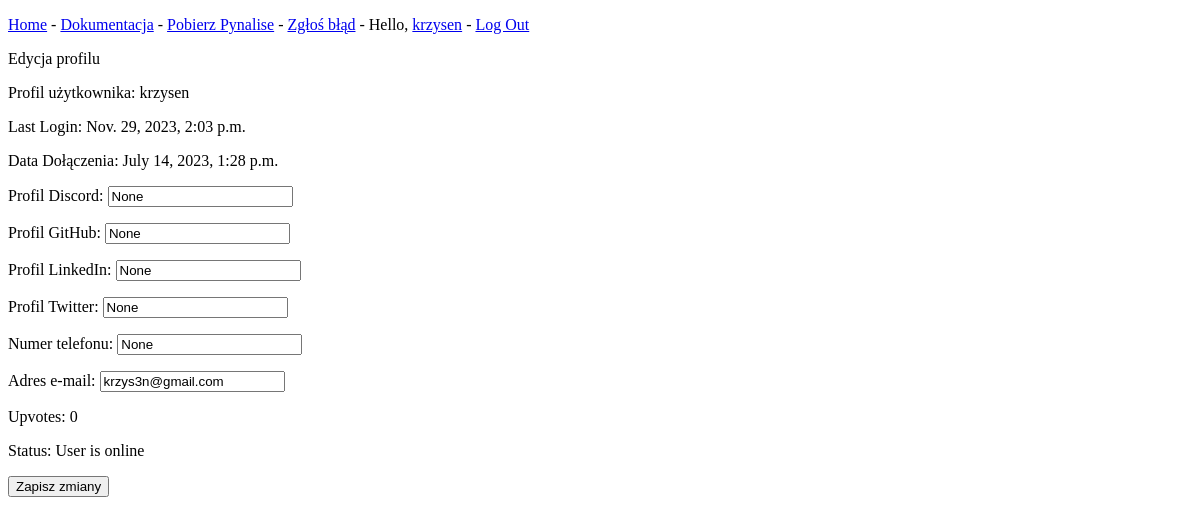
Before: /edit_profile/ (signed in) with the older database file.
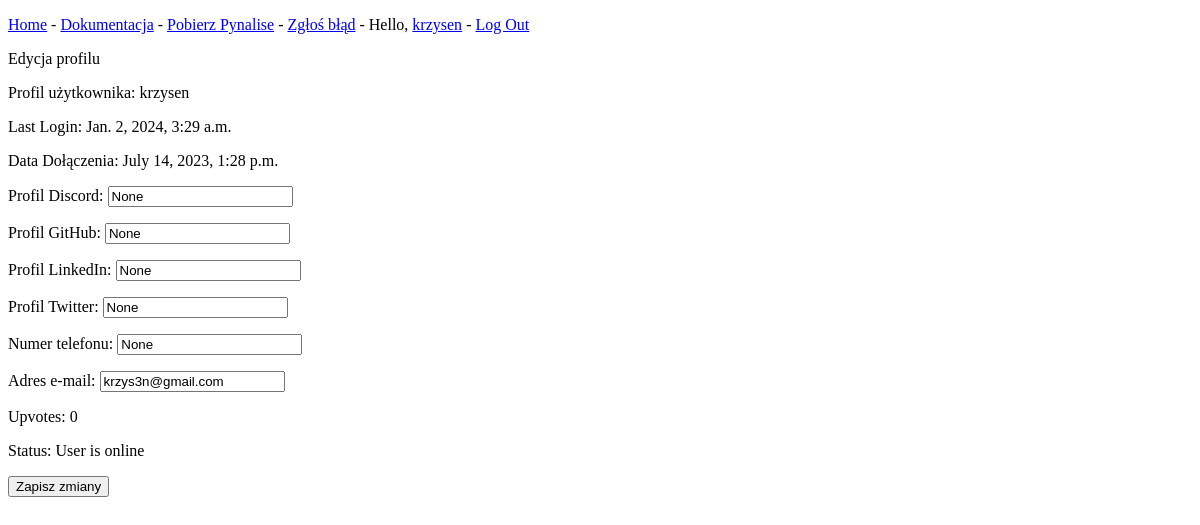
After: the same page with the newer database file.
### AppFixB1/models.py (models this page shows, shortened)
class User(AbstractBaseUser):
    is_active = models.BooleanField(default=True)
    is_staff = models.BooleanField(default=False)
    is_admin = models.BooleanField(default=False)
    is_online = models.BooleanField(default=False)
    login = models.CharField(max_length=255, unique=True)
    email = models.EmailField(unique=True)
    name = models.CharField(max_length=255, blank=True)
    surname = models.CharField(max_length=255, blank=True)
    phone_number = models.CharField(max_length=20, blank=True, null=True)
    role = models.CharField(max_length=50, choices=[('Admin', 'Admin'), ('User', 'User')], default='User')
    upvotes = models.IntegerField(default=0)
    date_registration = models.DateTimeField(auto_now_add=True)
    last_activity = models.DateTimeField(null=True, blank=True)
    github_profile = models.CharField(max_length=255, blank=True, null=True)
    linkedin_profile = models.CharField(max_length=255, blank=True, null=True)
    twitter_profile = models.CharField(max_length=255, blank=True, null=True)
    discord_profile = models.CharField(max_length=255, blank=True, null=True)
    USERNAME_FIELD = 'login'
    REQUIRED_FIELDS = ['email', 'password']
    objects = MyUserManager()  # new

### AppFixB1/views.py (the view)
# urls.py: path('edit_profile/', views.edit_profile, name = 'edit_profile'),
@login_required
def edit_profile(request):
    user = request.user
    if request.method == 'POST':
        discord_profile = request.POST.get('discord_profile')
        github_profile = request.POST.get('github_profile')
        linkedin_profile = request.POST.get('linkedin_profile')
        twitter_profile = request.POST.get('twitter_profile')
        phone_number = request.POST.get('phone_number')
        email = request.POST.get('email')
        user.discord_profile = discord_profile
        user.github_profile = github_profile
        user.linkedin_profile = linkedin_profile
        user.twitter_profile = twitter_profile
        user.phone_number = phone_number
        user.email = email
        user.save()
        return redirect('view_profile', user.id)
    else:
        initial_data = {
            'discord_profile': user.discord_profile,
            'github_profile': user.github_profile,
            'linkedin_profile': user.linkedin_profile,
            'twitter_profile': user.twitter_profile,
            'phone_number': user.phone_number,
            'email': user.email
        }
        return render(request, 'edit_profile.html', {'initial_data': initial_data})

### templates/edit_profile.html (shortened to what this page needs)
<!DOCTYPE html>
<html lang="en">
<head>
</head>
<body>
{% extends "base.html" %}
{% block content %}
    Edycja profilu
    <form method="post">
        <p>Profil użytkownika: {{ user.login }}</p>
        <p>Last Login: {{ user.last_login}}</p>
        <p>Data Dołączenia: {{ user.date_registration }}</p>
        <p><label for="discord_profile">Profil Discord:</label>
        <input type="text" name="discord_profile" value="{{ initial_data.discord_profile }}"></p>
       <p> <label for="github_profile">Profil GitHub:</label>
        <input type="text" name="github_profile" value="{{ initial_data.github_profile }}"></p>
        <p><label for="linkedin_profile">Profil LinkedIn:</label>
        <input type="text" name="linkedin_profile" value="{{ initial_data.linkedin_profile }}"></p>
        <p><label for="twitter_profile">Profil Twitter:</label>
        <input type="text" name="twitter_profile" value="{{ initial_data.twitter_profile }}"></p>
       <p> <label for="phone_number">Numer telefonu:</label>
        <input type="text" name="phone_number" value="{{ initial_data.phone_number }}"></p>
        <p><label for="email">Adres e-mail:</label>
        <input type="email" name="email" value="{{ initial_data.email }}" required></p>
         <p>Upvotes: {{ user.upvotes}}</p>
        <p>Status:
        {% if user.is_active == True%}
            User is online
        {% else %}
            User is offline
        {% endif %}
         </p>
        <button type="submit">Zapisz zmiany</button>
    </form>
{% endblock content %}

### templates/base.html (shortened to what this page needs)
<!DOCTYPE html>
<html lang="en">
<head>
</head>
<body>
<p>
    <a href="{% url 'index' %}">Home</a> -
    <a href="{% url 'doc' %}">Dokumentacja</a> -
    <a href="{% url 'download' %}">Pobierz Pynalise</a> -
    <a href="{% url 'new_report' '8' %}">Zgłoś błąd</a> -
    {% if user.is_authenticated %}
        Hello, <a href="{% url 'view_profile' request.user.id %}">{{ request.user.login }}</a> -
        <a href="{% url 'users:logout' %}">Log Out</a>
    {% else %}
        <a href="{% url 'users:register' %}">Rejestracja</a> -
        <a href="{% url 'users:login' %}">Logowanie</a>
    {% endif %}
</p>
{% block content %}{% endblock content %}
</body>
</html>

Changed rows visible on the page:
changed User "krzysen": last_login "Nov. 29, 2023, 2:03 p.m." → "Jan. 2, 2024, 3:29 a.m."
